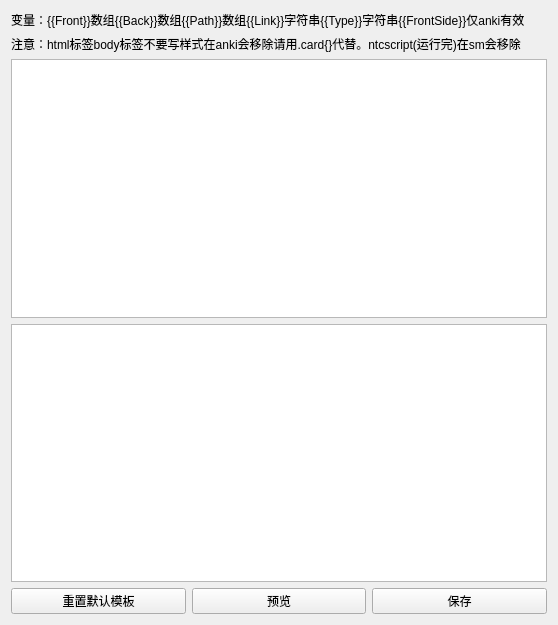
<?xml version="1.0" encoding="UTF-8"?>
<ui version="4.0">
 <class>HtmlTemplate</class>
 <widget class="QWidget" name="HtmlTemplate">
  <property name="geometry">
   <rect>
    <x>0</x>
    <y>0</y>
    <width>558</width>
    <height>625</height>
   </rect>
  </property>
  <property name="windowTitle">
   <string>Form</string>
  </property>
  <layout class="QVBoxLayout" name="verticalLayout_2">
   <item>
    <layout class="QVBoxLayout" name="verticalLayout">
     <item>
      <widget class="QLabel" name="label">
       <property name="text">
        <string>变量：{{Front}}数组{{Back}}数组{{Path}}数组{{Link}}字符串{{Type}}字符串{{FrontSide}}仅anki有效</string>
       </property>
      </widget>
     </item>
     <item>
      <widget class="QLabel" name="label_2">
       <property name="text">
        <string>&lt;html&gt;&lt;head/&gt;&lt;body&gt;&lt;p&gt;注意：html标签body标签不要写样式在anki会移除请用.card{}代替。ntcscript(运行完)在sm会移除&lt;/p&gt;&lt;/body&gt;&lt;/html&gt;</string>
       </property>
      </widget>
     </item>
     <item>
      <widget class="QTextEdit" name="textEdit">
       <property name="font">
        <font>
         <pointsize>12</pointsize>
        </font>
       </property>
      </widget>
     </item>
     <item>
      <widget class="QTextEdit" name="textEdit_2">
       <property name="font">
        <font>
         <pointsize>12</pointsize>
        </font>
       </property>
      </widget>
     </item>
     <item>
      <layout class="QHBoxLayout" name="horizontalLayout_2">
       <item>
        <widget class="QPushButton" name="pushButton_2">
         <property name="text">
          <string>重置默认模板</string>
         </property>
        </widget>
       </item>
       <item>
        <widget class="QPushButton" name="pushButton_3">
         <property name="text">
          <string>预览</string>
         </property>
        </widget>
       </item>
       <item>
        <widget class="QPushButton" name="pushButton">
         <property name="text">
          <string>保存</string>
         </property>
        </widget>
       </item>
      </layout>
     </item>
    </layout>
   </item>
  </layout>
 </widget>
 <resources/>
 <connections/>
</ui>
